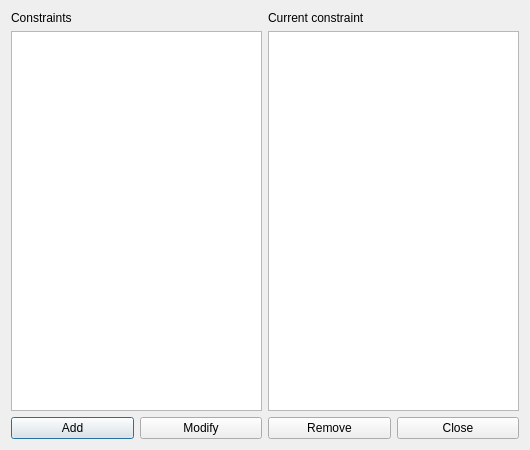
<?xml version="1.0" encoding="UTF-8"?>
<ui version="4.0">
 <class>ConstraintStudentsMinMorningsPerWeekForm_template</class>
 <widget class="QDialog" name="ConstraintStudentsMinMorningsPerWeekForm_template">
  <property name="geometry">
   <rect>
    <x>0</x>
    <y>0</y>
    <width>530</width>
    <height>450</height>
   </rect>
  </property>
  <property name="windowTitle">
   <string extracomment="This is the title of the dialog to see the list of all constraints of this type">Constraints students min mornings per week</string>
  </property>
  <layout class="QGridLayout" name="gridLayout">
   <item row="0" column="0">
    <layout class="QVBoxLayout" name="verticalLayout">
     <item>
      <widget class="QLabel" name="constraintsTextLabel">
       <property name="frameShape">
        <enum>QFrame::NoFrame</enum>
       </property>
       <property name="frameShadow">
        <enum>QFrame::Plain</enum>
       </property>
       <property name="text">
        <string>Constraints</string>
       </property>
       <property name="wordWrap">
        <bool>false</bool>
       </property>
      </widget>
     </item>
     <item>
      <widget class="QListWidget" name="constraintsListWidget"/>
     </item>
    </layout>
   </item>
   <item row="1" column="0" colspan="2">
    <layout class="QHBoxLayout" name="horizontalLayout">
     <item>
      <widget class="QPushButton" name="addConstraintPushButton">
       <property name="text">
        <string>Add</string>
       </property>
      </widget>
     </item>
     <item>
      <widget class="QPushButton" name="modifyConstraintPushButton">
       <property name="text">
        <string>Modify</string>
       </property>
      </widget>
     </item>
     <item>
      <widget class="QPushButton" name="removeConstraintPushButton">
       <property name="text">
        <string>Remove</string>
       </property>
      </widget>
     </item>
     <item>
      <widget class="QPushButton" name="closePushButton">
       <property name="text">
        <string>Close</string>
       </property>
      </widget>
     </item>
    </layout>
   </item>
   <item row="0" column="1">
    <layout class="QVBoxLayout" name="verticalLayout_2">
     <item>
      <widget class="QLabel" name="currentConstraintTextLabel">
       <property name="text">
        <string>Current constraint</string>
       </property>
       <property name="wordWrap">
        <bool>false</bool>
       </property>
      </widget>
     </item>
     <item>
      <widget class="QPlainTextEdit" name="currentConstraintTextEdit"/>
     </item>
    </layout>
   </item>
  </layout>
 </widget>
 <layoutdefault spacing="6" margin="11"/>
 <resources/>
 <connections/>
</ui>
